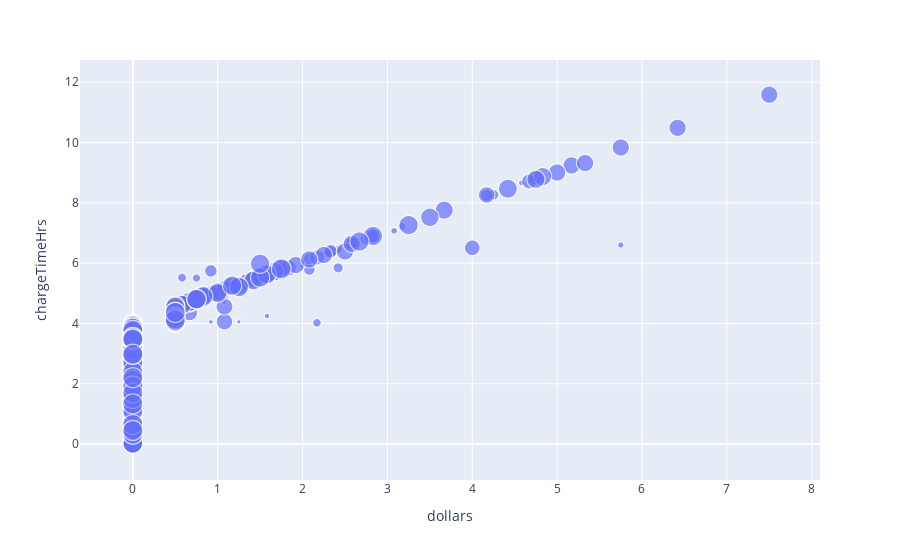

The code cell stored with this chart in its notebook:
### Code cell
import plotly.express as px
df['col3'] = np.arange(len(df))*0.05
fig = px.scatter(df, x='dollars', y='chargeTimeHrs', size ='col3')  
fig.show()

### Figure 1 — Plotly figure (JSON) as saved in the notebook; plotly's stock layout.template omitted (floating-point values rounded to 4 significant figures; data arrays with more than 128 entries replaced by an {"elided": "..."} marker saying what was removed)
{"data": [{"hovertemplate": "dollars=%{x}<br>chargeTimeHrs=%{y}<br>col3=%{marker.size}<extra></extra>", "legendgroup": "", "marker": {"color": "#636efa", "size": {"elided": "3394 float values"}, "sizemode": "area", "sizeref": 0.4241, "symbol": "circle"}, "mode": "markers", "name": "", "showlegend": false, "type": "scattergl", "x": {"elided": "3394 float values"}, "xaxis": "x", "y": {"elided": "3394 float values"}, "yaxis": "y"}], "layout": {"legend": {"itemsizing": "constant", "tracegroupgap": 0}, "margin": {"t": 60}, "xaxis": {"anchor": "y", "domain": [0, 1], "title": {"text": "dollars"}}, "yaxis": {"anchor": "x", "domain": [0, 1], "title": {"text": "chargeTimeHrs"}}}}
